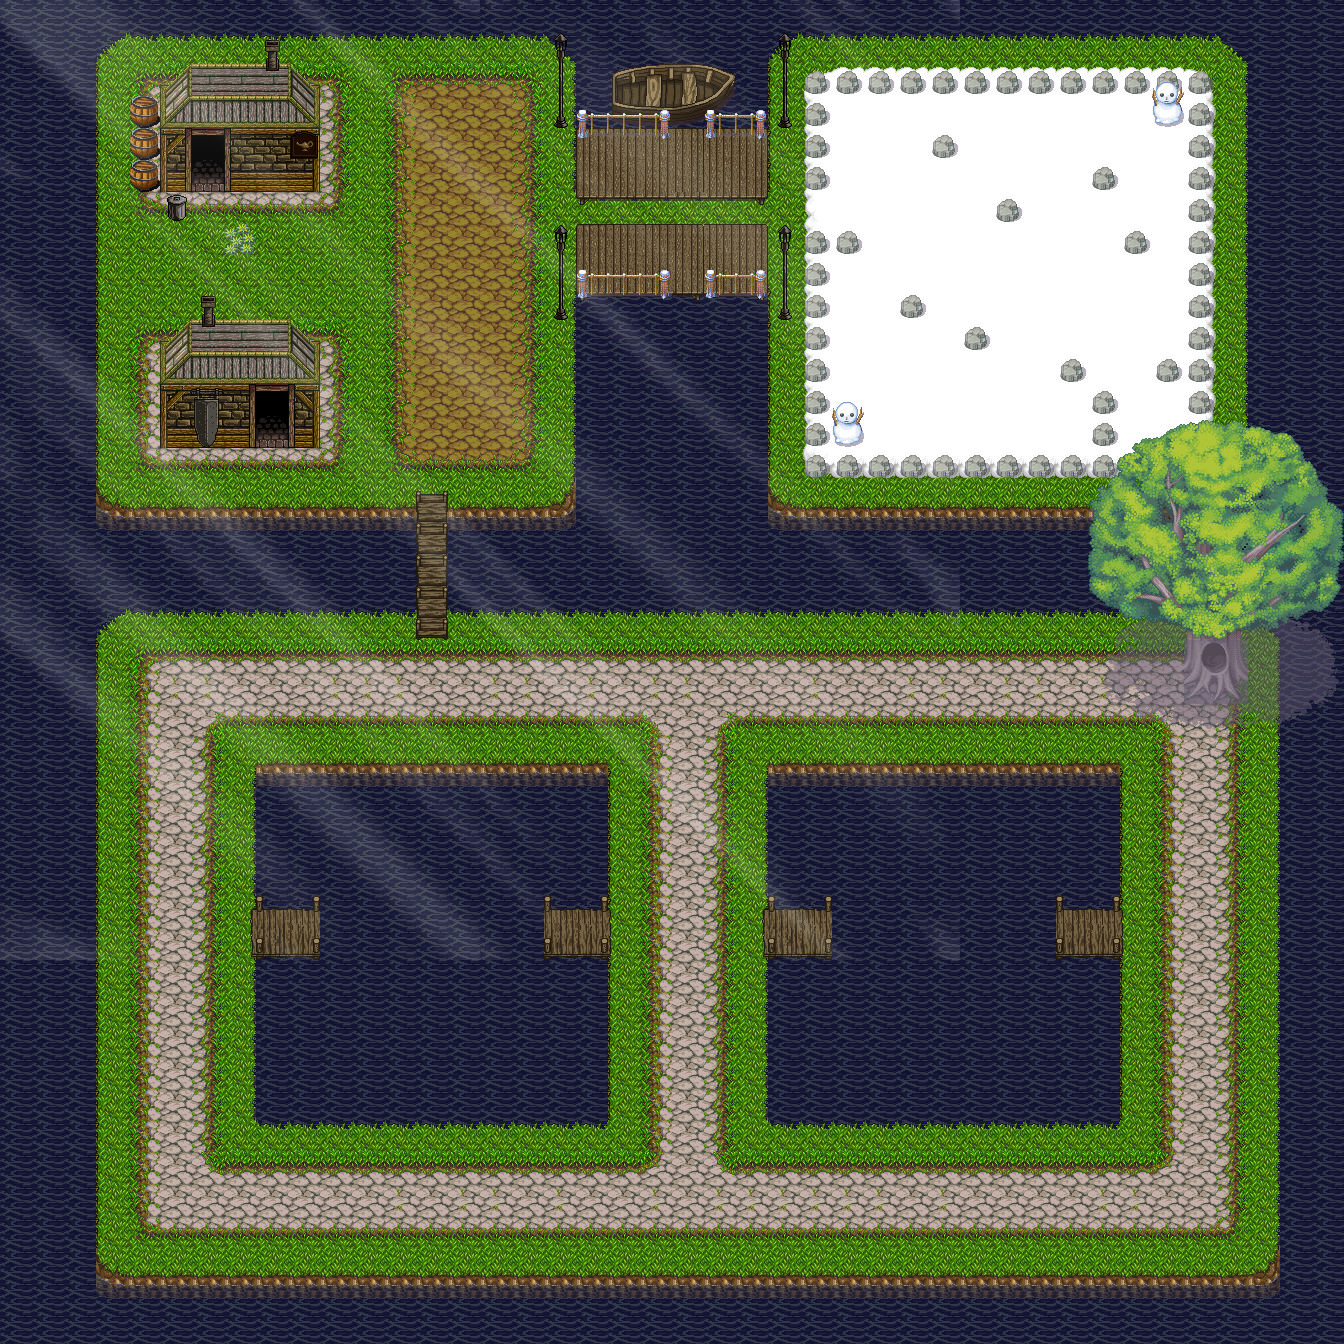

A level layout from a 2D game, rendered from its tile map. Below: a short description, then the map file with tile-grid data replaced by summaries:
An orthogonal 42x42 tile map with 32x32 px tiles, 7 tile layers (Terrain, Terrain2, Escenario, Escenario2, ...), 1 image layer and 61 objects (7x NPCPlayer, 3x clavLevelEntity).

<map version="1.0" orientation="orthogonal" renderorder="right-down" width="42" height="42" tilewidth="32" tileheight="32" nextobjectid="75"><tileset firstgid="1" name="out" tilewidth="32" tileheight="32"><image source="island.png" width="480" height="448" /><tile id="120">
   <animation>
    <frame tileid="120" duration="1000" />
    <frame tileid="116" duration="100" />
    <frame tileid="120" duration="100" />
    <frame tileid="116" duration="100" />
   </animation>
  </tile><tile id="172">
   <animation>
    <frame tileid="172" duration="500" />
    <frame tileid="197" duration="200" />
    <frame tileid="194" duration="200" />
    <frame tileid="200" duration="200" />
    <frame tileid="194" duration="200" />
    <frame tileid="197" duration="200" />
   </animation>
  </tile><tile id="173">
   <animation>
    <frame tileid="173" duration="500" />
    <frame tileid="198" duration="200" />
    <frame tileid="195" duration="200" />
    <frame tileid="201" duration="200" />
    <frame tileid="195" duration="200" />
    <frame tileid="198" duration="200" />
   </animation>
  </tile><tile id="174">
   <animation>
    <frame tileid="174" duration="500" />
    <frame tileid="199" duration="200" />
    <frame tileid="196" duration="200" />
    <frame tileid="202" duration="200" />
    <frame tileid="196" duration="200" />
    <frame tileid="199" duration="200" />
   </animation>
  </tile></tileset>
 <layer name="Terrain" width="42" height="42">
  <properties>
   <property name="z" value="0" />
  </properties>
  <data>[1764 cells, 1764 non-empty, 36 distinct tile ids]</data>
 </layer>
 <layer name="Terrain2" width="42" height="42">
  <properties>
   <property name="z" value="1" />
  </properties>
  <data>[1764 cells, 170 non-empty, 10 distinct tile ids]</data>
 </layer>
 <layer name="Escenario" width="42" height="42">
  <properties>
   <property name="z" value="2" />
  </properties>
  <data>[1764 cells, 151 non-empty, 40 distinct tile ids]</data>
 </layer>
 <layer name="Escenario2" width="42" height="42">
  <properties>
   <property name="z" value="3" />
  </properties>
  <data>[1764 cells, 42 non-empty, 25 distinct tile ids]</data>
 </layer>
 <layer name="Techos" width="42" height="42">
  <properties>
   <property name="z" value="11" />
  </properties>
  <data>[1764 cells, 20 non-empty, 6 distinct tile ids]</data>
 </layer>
 <layer name="Techos2" width="42" height="42">
  <properties>
   <property name="z" value="12" />
  </properties>
  <data>[1764 cells, 2 non-empty, 1 distinct tile ids]</data>
 </layer>
 <layer name="Escenario3" width="42" height="42">
  <properties>
   <property name="z" value="13" />
  </properties>
  <data>[1764 cells, 100 non-empty, 82 distinct tile ids]</data>
 </layer>
 <objectgroup color="#15ff00" name="Triggers">
  <object id="1" name="clavLevelEntity" x="192" y="160" width="32" height="32">
   <properties>
    <property name="duration" value="250" />
    <property name="fade" value="#000000" />
    <property name="spawn" value="island1" />
    <property name="to" value="islandcasa01" />
   </properties>
  </object>
  <object id="58" name="clavLevelEntity" x="256" y="416" width="32" height="32">
   <properties>
    <property name="duration" value="250" />
    <property name="fade" value="#000000" />
    <property name="spawn" value="island2" />
    <property name="to" value="islandcasa01" />
   </properties>
  </object>
  <object id="66" name="clavLevelEntity" x="672" y="96" width="32" height="32">
   <properties>
    <property name="duration" value="250" />
    <property name="fade" value="#000000" />
    <property name="spawn" value="from_island" />
    <property name="to" value="ciudad" />
   </properties>
  </object>
 </objectgroup>
 <objectgroup name="collision">
  <object id="2" x="544" y="96" width="32" height="32" />
  <object id="3" x="544" y="288" width="32" height="32" />
  <object id="4" x="768" y="288" width="32" height="32" />
  <object id="5" x="768" y="96" width="32" height="32" />
  <object id="6" x="800" y="64" width="32" height="128" />
  <object id="7" x="800" y="224" width="32" height="256" />
  <object id="8" x="832" y="448" width="384" height="32" />
  <object id="9" x="832" y="64" width="384" height="32" />
  <object id="10" x="1184" y="96" width="32" height="352" />
  <object id="11" x="1152" y="96" width="32" height="32" />
  <object id="12" x="928" y="128" width="32" height="32" />
  <object id="13" x="992" y="192" width="32" height="32" />
  <object id="14" x="1088" y="160" width="32" height="32" />
  <object id="15" x="1120" y="224" width="32" height="32" />
  <object id="16" x="832" y="224" width="32" height="32" />
  <object id="17" x="896" y="288" width="32" height="32" />
  <object id="18" x="960" y="320" width="32" height="32" />
  <object id="19" x="1056" y="352" width="32" height="32" />
  <object id="20" x="1088" y="384" width="32" height="64" />
  <object id="21" x="1152" y="352" width="32" height="32" />
  <object id="22" x="832" y="416" width="32" height="32" />
  <object id="23" x="160" y="352" width="160" height="32" />
  <object id="24" x="288" y="384" width="32" height="64" />
  <object id="25" x="160" y="384" width="96" height="64" />
  <object id="26" x="128" y="96" width="64" height="96" />
  <object id="27" x="192" y="96" width="128" height="64" />
  <object id="28" x="224" y="160" width="96" height="32" />
  <object id="29" x="256" y="384" width="32" height="32" />
  <object id="30" x="256" y="768" width="352" height="128" />
  <object id="31" x="256" y="960" width="352" height="160" />
  <object id="32" x="320" y="896" width="224" height="64" />
  <object id="33" x="768" y="768" width="352" height="128" />
  <object id="34" x="768" y="960" width="352" height="160" />
  <object id="35" x="832" y="896" width="224" height="64" />
  <object id="36" x="1184" y="608" width="64" height="64" />
  <object id="37" x="160" y="192" width="32" height="32" />
  <object id="38" x="96" y="512" width="320" height="96" />
  <object id="39" x="448" y="512" width="832" height="96" />
  <object id="40" x="576" y="288" width="192" height="224" />
  <object id="41" x="576" y="32" width="96" height="96" />
  <object id="42" x="704" y="32" width="64" height="96" />
  <object id="43" x="672" y="32" width="32" height="64" />
  <object id="44" x="0" y="0" width="1344" height="32" />
  <object id="45" x="1248" y="32" width="96" height="480" />
  <object id="46" x="1280" y="512" width="64" height="832" />
  <object id="47" x="1280" y="1280" height="32" />
  <object id="48" x="0" y="1280" width="1280" height="64" />
  <object id="49" x="0" y="32" width="96" height="1248" />
 </objectgroup>
 <imagelayer name="Luz">
  <image source="tileset/overlay.png" />
  <properties>
   <property name="ratio" value="0.5" />
  </properties>
 </imagelayer>
 <objectgroup color="#ffb300" name="Spawns">
  <object id="52" x="192" y="192" width="32" height="32">
   <properties>
    <property name="direction" value="run-down" />
    <property name="spawn" value="islandcasa01" />
   </properties>
  </object>
  <object id="55" x="256" y="448" width="32" height="32">
   <properties>
    <property name="direction" value="run-down" />
    <property name="spawn" value="islandcasa02" />
   </properties>
  </object>
  <object id="68" x="672" y="128" width="32" height="32">
   <properties>
    <property name="direction" value="run-down" />
    <property name="spawn" value="from_city" />
   </properties>
  </object>
 </objectgroup>
 <objectgroup color="#ff0000" name="NPCs">
  <object id="62" name="NPCPlayer" x="542" y="354" width="32" height="32">
   <properties>
    <property name="nombre" value="Kitty" />
   </properties>
  </object>
  </objectgroup>
</map>
<!-- 6 of 61 objects omitted -->
